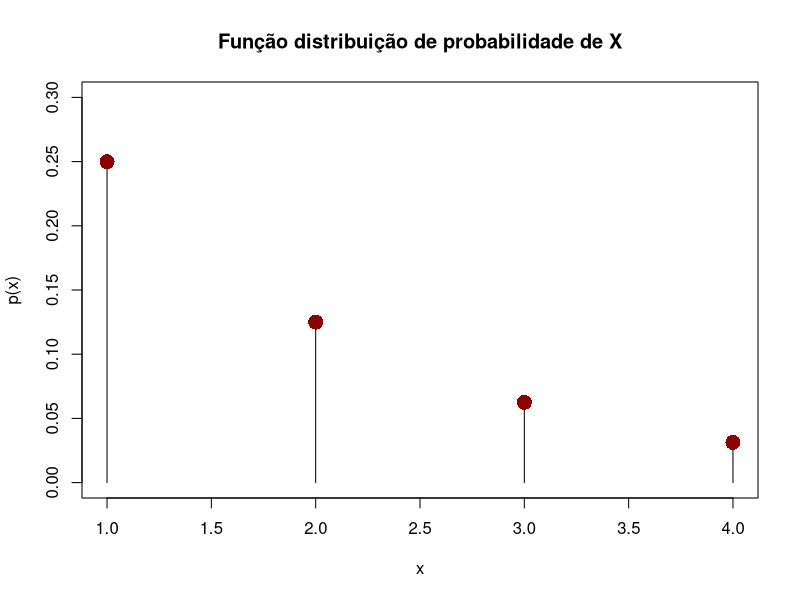

Write the R code that produced this figure.
## ---- chunk 1
knitr::opts_chunk$set(echo = TRUE)
## ---- chunk 2
x = (1:4)
p_x = c(dgeom(1, 1/2), dgeom(2, 1/2),dgeom(3, 1/2), dgeom(4, 1/2))
plot(x,p_x, type="h", ylim = c(0,0.3), ylab = "p(x)",
     main = "Função distribuição de probabilidade de X")
points(x,p_x,pch=16,cex=2,col="dark red")
## ---- chunk 3
1 - dbinom(0, 3, 0.1)
## ---- chunk 4
dpois(5, 4.5)
## ---- chunk 5
ppois(5, 4.5)
